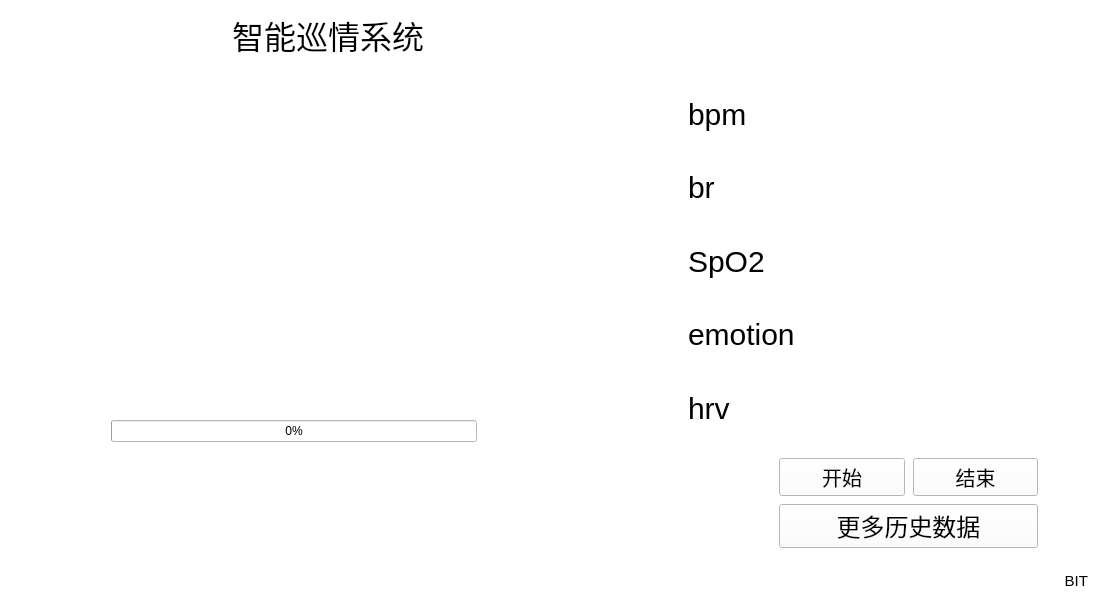
<?xml version="1.0" encoding="UTF-8"?>
<ui version="4.0">
 <class>jiemian</class>
 <widget class="QWidget" name="jiemian">
  <property name="geometry">
   <rect>
    <x>0</x>
    <y>0</y>
    <width>1099</width>
    <height>616</height>
   </rect>
  </property>
  <property name="windowTitle">
   <string>Form</string>
  </property>
  <property name="styleSheet">
   <string notr="true">background-color: rgb(255, 255, 255);</string>
  </property>
  <layout class="QGridLayout" name="gridLayout_8" rowstretch="100,360,150" columnstretch="1,1">
   <item row="0" column="0">
    <layout class="QHBoxLayout" name="horizontalLayout" stretch="2,2,5,2">
     <property name="spacing">
      <number>0</number>
     </property>
     <item>
      <widget class="QLabel" name="label_24">
       <property name="text">
        <string/>
       </property>
      </widget>
     </item>
     <item>
      <widget class="QLabel" name="label">
       <property name="layoutDirection">
        <enum>Qt::LeftToRight</enum>
       </property>
       <property name="styleSheet">
        <string notr="true">image: url(E:/张博睿-冲动攻击识别/packagetry/jmtb/北理工.jpeg);</string>
       </property>
       <property name="text">
        <string/>
       </property>
       <property name="textFormat">
        <enum>Qt::AutoText</enum>
       </property>
       <property name="alignment">
        <set>Qt::AlignRight|Qt::AlignTrailing|Qt::AlignVCenter</set>
       </property>
       <property name="margin">
        <number>0</number>
       </property>
      </widget>
     </item>
     <item>
      <layout class="QVBoxLayout" name="verticalLayout_5">
       <property name="spacing">
        <number>7</number>
       </property>
       <item>
        <widget class="QLabel" name="label_3">
         <property name="font">
          <font>
           <family>华文琥珀</family>
           <pointsize>24</pointsize>
          </font>
         </property>
         <property name="text">
          <string>智能巡情系统</string>
         </property>
         <property name="alignment">
          <set>Qt::AlignCenter</set>
         </property>
        </widget>
       </item>
      </layout>
     </item>
     <item>
      <layout class="QVBoxLayout" name="verticalLayout_4"/>
     </item>
    </layout>
   </item>
   <item row="1" column="1">
    <layout class="QGridLayout" name="gridLayout">
     <property name="topMargin">
      <number>15</number>
     </property>
     <item row="4" column="0">
      <layout class="QHBoxLayout" name="horizontalLayout_6">
       <item>
        <widget class="QLabel" name="label_14">
         <property name="styleSheet">
          <string notr="true">image: url(package/情绪.png);</string>
         </property>
         <property name="text">
          <string/>
         </property>
        </widget>
       </item>
       <item>
        <widget class="QLabel" name="label_15">
         <property name="styleSheet">
          <string notr="true">QLabel{
	font-family:&quot;楷体&quot;;
	font-size:30px
}</string>
         </property>
         <property name="text">
          <string>emotion</string>
         </property>
         <property name="margin">
          <number>0</number>
         </property>
        </widget>
       </item>
       <item>
        <widget class="QLabel" name="emo">
         <property name="text">
          <string/>
         </property>
        </widget>
       </item>
       <item>
        <widget class="QLabel" name="label_19">
         <property name="text">
          <string/>
         </property>
        </widget>
       </item>
      </layout>
     </item>
     <item row="1" column="0">
      <layout class="QHBoxLayout" name="horizontalLayout_8">
       <item>
        <widget class="QLabel" name="label_5">
         <property name="styleSheet">
          <string notr="true">image: url(package/心率.png);</string>
         </property>
         <property name="text">
          <string/>
         </property>
        </widget>
       </item>
       <item>
        <widget class="QLabel" name="label_8">
         <property name="styleSheet">
          <string notr="true">QLabel{
	font-family:&quot;楷体&quot;;
	font-size:30px
}</string>
         </property>
         <property name="text">
          <string>bpm</string>
         </property>
         <property name="margin">
          <number>0</number>
         </property>
        </widget>
       </item>
       <item>
        <widget class="QLabel" name="bpm">
         <property name="text">
          <string/>
         </property>
        </widget>
       </item>
       <item>
        <widget class="QLabel" name="label_7">
         <property name="styleSheet">
          <string notr="true">QLabel{
	font-family:&quot;楷体&quot;;
	font-size:30px
}</string>
         </property>
         <property name="text">
          <string/>
         </property>
        </widget>
       </item>
      </layout>
     </item>
     <item row="5" column="0">
      <layout class="QHBoxLayout" name="horizontalLayout_5">
       <item>
        <widget class="QLabel" name="label_17">
         <property name="styleSheet">
          <string notr="true">image: url(package/waveform_path_ecg.png);</string>
         </property>
         <property name="text">
          <string/>
         </property>
        </widget>
       </item>
       <item>
        <widget class="QLabel" name="label_18">
         <property name="styleSheet">
          <string notr="true">QLabel{
	font-family:&quot;楷体&quot;;
	font-size:30px
}</string>
         </property>
         <property name="text">
          <string>hrv</string>
         </property>
        </widget>
       </item>
       <item>
        <widget class="QLabel" name="score">
         <property name="text">
          <string/>
         </property>
        </widget>
       </item>
       <item>
        <widget class="QLabel" name="label_20">
         <property name="text">
          <string/>
         </property>
        </widget>
       </item>
      </layout>
     </item>
     <item row="2" column="0">
      <layout class="QHBoxLayout" name="horizontalLayout_7">
       <item>
        <widget class="QLabel" name="label_10">
         <property name="styleSheet">
          <string notr="true">image: url(package/S_健康呼吸首页.png);</string>
         </property>
         <property name="text">
          <string/>
         </property>
        </widget>
       </item>
       <item>
        <widget class="QLabel" name="label_12">
         <property name="styleSheet">
          <string notr="true">QLabel{
	font-family:&quot;楷体&quot;;
	font-size:30px
}</string>
         </property>
         <property name="text">
          <string>br</string>
         </property>
         <property name="margin">
          <number>0</number>
         </property>
        </widget>
       </item>
       <item>
        <widget class="QLabel" name="br">
         <property name="text">
          <string/>
         </property>
        </widget>
       </item>
       <item>
        <widget class="QLabel" name="label_9">
         <property name="styleSheet">
          <string notr="true">QLabel{
	font-family:&quot;楷体&quot;;
	font-size:30px
}</string>
         </property>
         <property name="text">
          <string/>
         </property>
        </widget>
       </item>
      </layout>
     </item>
     <item row="3" column="0">
      <layout class="QHBoxLayout" name="horizontalLayout_9">
       <item>
        <widget class="QLabel" name="label_2">
         <property name="styleSheet">
          <string notr="true">image: url(package/血氧.png);</string>
         </property>
         <property name="text">
          <string/>
         </property>
        </widget>
       </item>
       <item>
        <widget class="QLabel" name="label_6">
         <property name="styleSheet">
          <string notr="true">QLabel{
	font-family:&quot;楷体&quot;;
	font-size:30px
}</string>
         </property>
         <property name="text">
          <string>SpO2</string>
         </property>
        </widget>
       </item>
       <item>
        <widget class="QLabel" name="SpO2">
         <property name="text">
          <string/>
         </property>
        </widget>
       </item>
       <item>
        <widget class="QLabel" name="label_16">
         <property name="styleSheet">
          <string notr="true">QLabel{
	font-family:&quot;楷体&quot;;
	font-size:30px
}</string>
         </property>
         <property name="text">
          <string/>
         </property>
        </widget>
       </item>
      </layout>
     </item>
    </layout>
   </item>
   <item row="1" column="0">
    <layout class="QVBoxLayout" name="verticalLayout" stretch="10,1,1">
     <property name="topMargin">
      <number>15</number>
     </property>
     <item>
      <widget class="QLabel" name="frame">
       <property name="styleSheet">
        <string notr="true"/>
       </property>
       <property name="text">
        <string/>
       </property>
       <property name="alignment">
        <set>Qt::AlignCenter</set>
       </property>
      </widget>
     </item>
     <item>
      <widget class="QLabel" name="xianshi">
       <property name="styleSheet">
        <string notr="true">QLabel#label_2{
	font-family:&quot;楷体&quot;;
	font-size:20px
}</string>
       </property>
       <property name="text">
        <string/>
       </property>
       <property name="alignment">
        <set>Qt::AlignCenter</set>
       </property>
      </widget>
     </item>
     <item>
      <layout class="QHBoxLayout" name="horizontalLayout_12">
       <property name="leftMargin">
        <number>100</number>
       </property>
       <property name="rightMargin">
        <number>70</number>
       </property>
       <item>
        <widget class="QProgressBar" name="progressBar">
         <property name="value">
          <number>0</number>
         </property>
        </widget>
       </item>
      </layout>
     </item>
    </layout>
   </item>
   <item row="0" column="1">
    <layout class="QHBoxLayout" name="horizontalLayout_2">
     <item>
      <widget class="QLabel" name="detect_Name">
       <property name="styleSheet">
        <string notr="true">QLabel{
	font-family:&quot;楷体&quot;;
	font-size:24px;
	color:white;
}</string>
       </property>
       <property name="text">
        <string/>
       </property>
       <property name="alignment">
        <set>Qt::AlignCenter</set>
       </property>
      </widget>
     </item>
    </layout>
   </item>
   <item row="2" column="0" colspan="2">
    <layout class="QHBoxLayout" name="horizontalLayout_3" stretch="2,1">
     <property name="topMargin">
      <number>10</number>
     </property>
     <item>
      <layout class="QVBoxLayout" name="verticalLayout_2">
       <property name="leftMargin">
        <number>30</number>
       </property>
       <property name="topMargin">
        <number>20</number>
       </property>
       <property name="bottomMargin">
        <number>30</number>
       </property>
      </layout>
     </item>
     <item>
      <layout class="QVBoxLayout" name="verticalLayout_3" stretch="5,5,1">
       <property name="spacing">
        <number>8</number>
       </property>
       <property name="leftMargin">
        <number>0</number>
       </property>
       <property name="rightMargin">
        <number>0</number>
       </property>
       <property name="bottomMargin">
        <number>0</number>
       </property>
       <item>
        <layout class="QHBoxLayout" name="horizontalLayout_10">
         <property name="leftMargin">
          <number>50</number>
         </property>
         <property name="rightMargin">
          <number>50</number>
         </property>
         <item>
          <widget class="QPushButton" name="kaishi">
           <property name="styleSheet">
            <string notr="true">QPushButton#kaishi{
	font-size:20px;
	font-family:&quot;楷体&quot;;
}</string>
           </property>
           <property name="text">
            <string>开始</string>
           </property>
          </widget>
         </item>
         <item>
          <widget class="QPushButton" name="jieshu">
           <property name="styleSheet">
            <string notr="true">QPushButton#jieshu{
	font-size:20px;
	font-family:&quot;楷体&quot;
}</string>
           </property>
           <property name="text">
            <string>结束</string>
           </property>
          </widget>
         </item>
        </layout>
       </item>
       <item>
        <layout class="QHBoxLayout" name="horizontalLayout_4">
         <property name="leftMargin">
          <number>50</number>
         </property>
         <property name="rightMargin">
          <number>50</number>
         </property>
         <item>
          <widget class="QPushButton" name="history">
           <property name="font">
            <font>
             <family>楷体</family>
             <pointsize>-1</pointsize>
            </font>
           </property>
           <property name="styleSheet">
            <string notr="true">QPushButton{
	font-size:24px;
	font-family:&quot;楷体&quot;;
}</string>
           </property>
           <property name="text">
            <string>更多历史数据</string>
           </property>
          </widget>
         </item>
        </layout>
       </item>
       <item>
        <layout class="QHBoxLayout" name="horizontalLayout_11">
         <item>
          <widget class="QLabel" name="label_4">
           <property name="styleSheet">
            <string notr="true">QLabel{
	font-family:&quot;楷体&quot;;
	font-size:15px
}</string>
           </property>
           <property name="text">
            <string>BIT</string>
           </property>
           <property name="alignment">
            <set>Qt::AlignRight|Qt::AlignTrailing|Qt::AlignVCenter</set>
           </property>
          </widget>
         </item>
        </layout>
       </item>
      </layout>
     </item>
    </layout>
   </item>
  </layout>
 </widget>
 <resources>
  <include location="jiemiantubiao.qrc"/>
 </resources>
 <connections/>
</ui>
